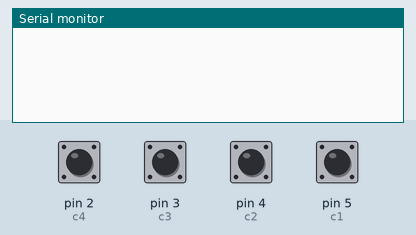
Bench run of a sketch on a simulated Arduino Uno, built with avr-gcc and run on an emulated ATmega328P. Shown: the last lines printed to the serial monitor. The test bench sets the inputs (shaded band); at power-on: pin 2 (c4), pin 3 (c3), pin 4 (c2), pin 5 (c1) HIGH.

Above: at 1.2 s.
1.3 s: pin 2 (c4) pulled LOW for 0.15 s
At 1.7 s:
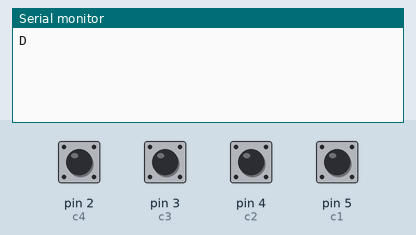
2.9 s: pin 3 (c3) pulled LOW for 0.15 s
At 4.1 s:
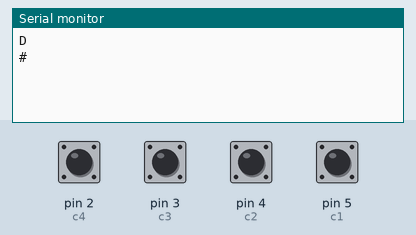
4.5 s: pin 4 (c2) pulled LOW for 0.15 s
At 5.3 s:
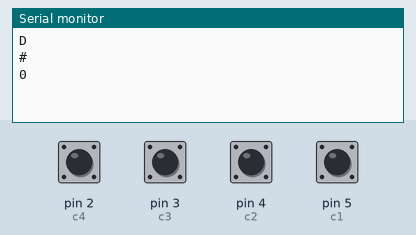
6.1 s: pin 5 (c1) pulled LOW for 0.15 s
At 6.5 s:
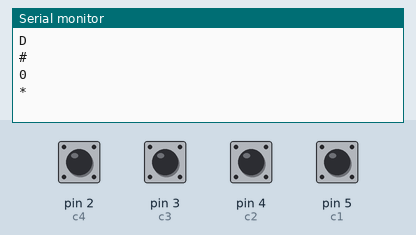
7.7 s: pin 2 (c4) pulled LOW for 1 s
At 9.3 s:
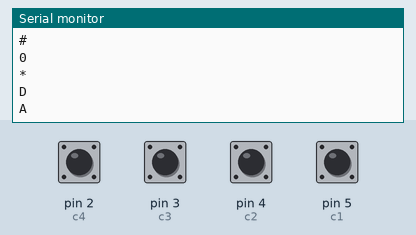
10.2 s: pin 2 (c4) pulled LOW for 1 s
At 11.2 s:
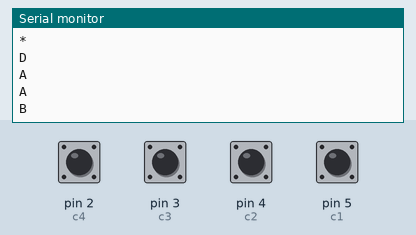

The sketch:

Keypad__Finally___.ino
```cpp
#define r1 9
#define r2 8
#define r3 7
#define r4 6
#define c1 5
#define c2 4
#define c3 3
#define c4 2

int delay_ms = 500;

void setup() {
  pinMode(r1, OUTPUT);
  pinMode(r2, OUTPUT);
  pinMode(r3, OUTPUT);
  pinMode(r4, OUTPUT);
  pinMode(c1, INPUT_PULLUP);
  pinMode(c2, INPUT_PULLUP);
  pinMode(c3, INPUT_PULLUP);
  pinMode(c4, INPUT_PULLUP);
  Serial.begin(9600);
}

void loop() {
  // read each row
  readRow1();
  readRow2();
  readRow3();
  readRow4();
}

void readRow1() {
  digitalWrite(r1, LOW);
  digitalWrite(r2, HIGH);
  digitalWrite(r3, HIGH);
  digitalWrite(r4, HIGH);

  if (digitalRead(c1) == LOW) {
   Serial.println("1");
   delay(delay_ms);
  }
  else if (digitalRead(c2) == LOW) {
    Serial.println("2");
    delay(delay_ms);
  }
  else if (digitalRead(c3) == LOW) {
    Serial.println("3");
    delay(delay_ms);
  }
  else if (digitalRead(c4) == LOW) {
    Serial.println("A");
    delay(delay_ms);
  }
}

void readRow2() {
  digitalWrite(r1, HIGH);
  digitalWrite(r2, LOW);
  digitalWrite(r3, HIGH);
  digitalWrite(r4, HIGH);

  if (digitalRead(c1) == LOW) {
   Serial.println("4");
   delay(delay_ms);
  }
  else if (digitalRead(c2) == LOW) {
    Serial.println("5");
    delay(delay_ms);
  }
  else if (digitalRead(c3) == LOW) {
    Serial.println("6");
    delay(delay_ms);
  }
  else if (digitalRead(c4) == LOW) {
    Serial.println("B");
    delay(delay_ms);
  }
}
void readRow3() {
  digitalWrite(r1, HIGH);
  digitalWrite(r2, HIGH);
  digitalWrite(r3, LOW);
  digitalWrite(r4, HIGH);

  if (digitalRead(c1) == LOW) {
   Serial.println("7");
   delay(delay_ms);
  }
  else if (digitalRead(c2) == LOW) {
    Serial.println("8");
    delay(delay_ms);
  }
  else if (digitalRead(c3) == LOW) {
    Serial.println("9");
    delay(delay_ms);
  }
  else if (digitalRead(c4) == LOW) {
    Serial.println("C");
    delay(delay_ms);
  }
}
void readRow4() {
  digitalWrite(r1, HIGH);
  digitalWrite(r2, HIGH);
  digitalWrite(r3, HIGH);
  digitalWrite(r4, LOW);

  if (digitalRead(c1) == LOW) {
   Serial.println("*");
   delay(delay_ms);
  }
  else if (digitalRead(c2) == LOW) {
    Serial.println("0");
    delay(delay_ms);
  }
  else if (digitalRead(c3) == LOW) {
    Serial.println("#");
    delay(delay_ms);
  }
  else if (digitalRead(c4) == LOW) {
    Serial.println("D");
    delay(delay_ms);
  }
}
//        ___
//     \_/O¸O\_/
//       \ ^ /
```

Measured:
- after the input at 1.3 s, the serial monitor: prints a new line at once (image 1)
- after the input at 2.9 s, the serial monitor: prints a new line at once (image 2)
- after the input at 4.5 s, the serial monitor: prints a new line at once (image 3)
- after the input at 6.1 s, the serial monitor: prints a new line at once (image 4)
- after the input at 7.7 s, the serial monitor: prints a new line at once (image 5)
- after the input at 10.2 s, the serial monitor: prints a new line after 0.50 s (image 6)
